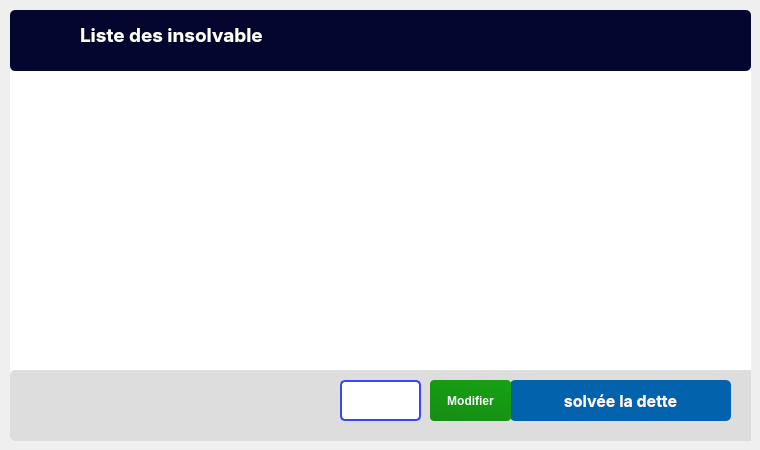
    <widget class="QWidget" name="page_insolved">
     <widget class="QFrame" name="users_card_list_3">
      <property name="geometry">
       <rect>
        <x>10</x>
        <y>10</y>
        <width>741</width>
        <height>431</height>
       </rect>
      </property>
      <property name="styleSheet">
       <string notr="true">background:white;
border-radius:5px;
border-bottom:solid 4px #ddd</string>
      </property>
      <property name="frameShape">
       <enum>QFrame::StyledPanel</enum>
      </property>
      <property name="frameShadow">
       <enum>QFrame::Raised</enum>
      </property>
      <widget class="QFrame" name="frame_40">
       <property name="geometry">
        <rect>
         <x>0</x>
         <y>0</y>
         <width>741</width>
         <height>61</height>
        </rect>
       </property>
       <property name="styleSheet">
        <string notr="true">background-color: rgb(4, 6, 47);</string>
       </property>
       <property name="frameShape">
        <enum>QFrame::StyledPanel</enum>
       </property>
       <property name="frameShadow">
        <enum>QFrame::Raised</enum>
       </property>
       <widget class="QLabel" name="label_23">
        <property name="geometry">
         <rect>
          <x>70</x>
          <y>0</y>
          <width>241</width>
          <height>51</height>
         </rect>
        </property>
        <property name="font">
         <font>
          <family>Inter</family>
          <pointsize>14</pointsize>
          <weight>75</weight>
          <bold>true</bold>
         </font>
        </property>
        <property name="styleSheet">
         <string notr="true">color: rgb(255, 255, 255);</string>
        </property>
        <property name="text">
         <string>&lt;html&gt;&lt;head/&gt;&lt;body&gt;&lt;p&gt;Liste des insolvable&lt;/p&gt;&lt;/body&gt;&lt;/html&gt;</string>
        </property>
       </widget>
      </widget>
      <widget class="QWidget" name="widget_3" native="true">
       <property name="geometry">
        <rect>
         <x>20</x>
         <y>70</y>
         <width>701</width>
         <height>281</height>
        </rect>
       </property>
       <widget class="QTableWidget" name="tabinsolved">
        <property name="geometry">
         <rect>
          <x>9</x>
          <y>9</y>
          <width>691</width>
          <height>271</height>
         </rect>
        </property>
       </widget>
      </widget>
      <widget class="QFrame" name="frame_41">
       <property name="geometry">
        <rect>
         <x>0</x>
         <y>360</y>
         <width>751</width>
         <height>71</height>
        </rect>
       </property>
       <property name="styleSheet">
        <string notr="true">background:#ddd</string>
       </property>
       <property name="frameShape">
        <enum>QFrame::StyledPanel</enum>
       </property>
       <property name="frameShadow">
        <enum>QFrame::Raised</enum>
       </property>
       <widget class="QPushButton" name="solv">
        <property name="geometry">
         <rect>
          <x>500</x>
          <y>10</y>
          <width>221</width>
          <height>41</height>
         </rect>
        </property>
        <property name="font">
         <font>
          <family>Inter</family>
          <pointsize>12</pointsize>
          <weight>75</weight>
          <bold>true</bold>
         </font>
        </property>
        <property name="cursor">
         <cursorShape>PointingHandCursor</cursorShape>
        </property>
        <property name="styleSheet">
         <string notr="true">background:#0262ac;
border-radius:5px;
padding:7px;
color:white;
</string>
        </property>
        <property name="text">
         <string>solvée la dette</string>
        </property>
       </widget>
       <widget class="QFrame" name="frame_42">
        <property name="geometry">
         <rect>
          <x>330</x>
          <y>10</y>
          <width>81</width>
          <height>41</height>
         </rect>
        </property>
        <property name="styleSheet">
         <string notr="true">border:3px solid #ddd;
background-color: white;
border:2px solid #3a44ff;


</string>
        </property>
        <property name="frameShape">
         <enum>QFrame::StyledPanel</enum>
        </property>
        <property name="frameShadow">
         <enum>QFrame::Raised</enum>
        </property>
        <widget class="QLineEdit" name="solver">
         <property name="geometry">
          <rect>
           <x>0</x>
           <y>0</y>
           <width>81</width>
           <height>41</height>
          </rect>
         </property>
         <property name="font">
          <font>
           <family>Inter</family>
           <pointsize>14</pointsize>
           <weight>75</weight>
           <bold>true</bold>
          </font>
         </property>
         <property name="styleSheet">
          <string notr="true">background-color: rgba(2, 0, 31,0);
border:none;
padding:4px;
color: rgb(10, 2, 91);</string>
         </property>
        </widget>
       </widget>
       <widget class="QPushButton" name="showupdate">
        <property name="geometry">
         <rect>
          <x>420</x>
          <y>10</y>
          <width>81</width>
          <height>41</height>
         </rect>
        </property>
        <property name="font">
         <font>
          <pointsize>9</pointsize>
          <weight>75</weight>
          <bold>true</bold>
         </font>
        </property>
        <property name="cursor">
         <cursorShape>PointingHandCursor</cursorShape>
        </property>
        <property name="styleSheet">
         <string notr="true">background-color: qlineargradient(spread:pad, x1:0, y1:2, x2:1, y2:0, stop:0 rgb(25, 125, 24), stop:1  rgb(21, 162, 18));
color:white;
border-radius:4px;
border:solid 4px;
border-color: red;</string>
        </property>
        <property name="text">
         <string>Modifier</string>
        </property>
       </widget>
      </widget>
     </widget>
    </widget>
